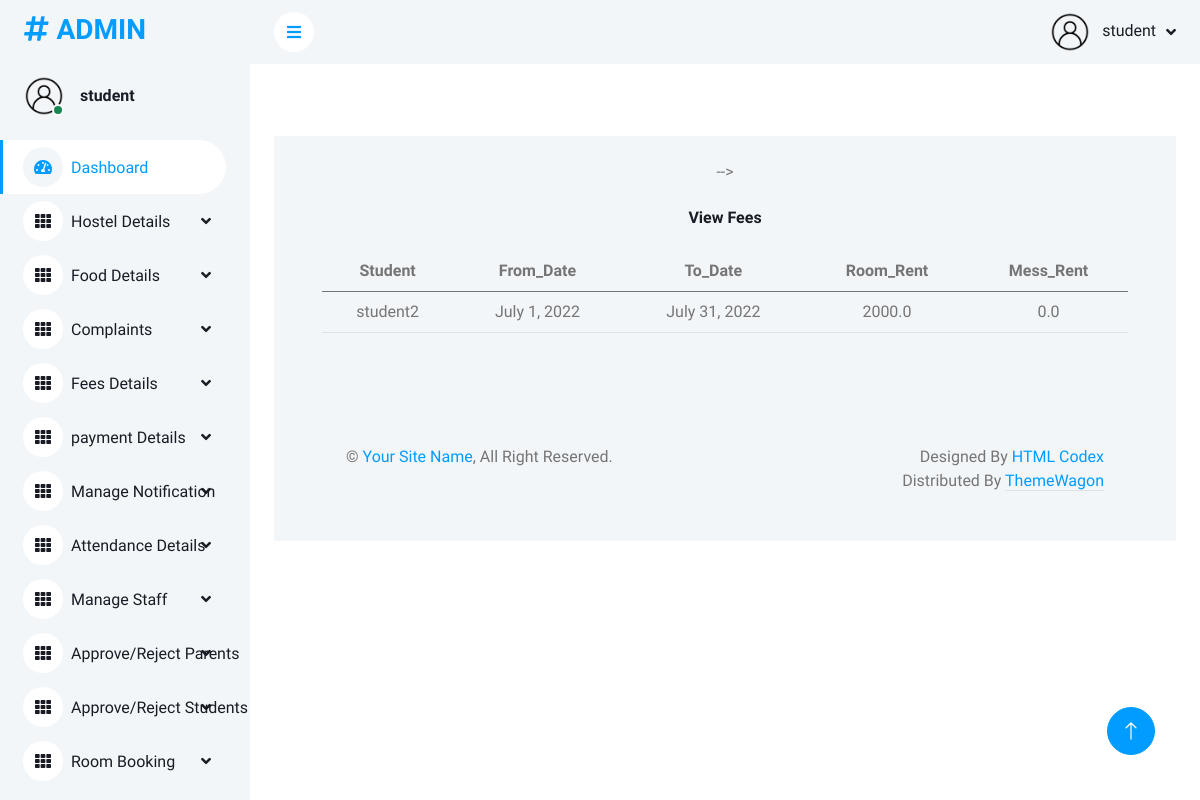
The app's page /viewfees (signed in) with its own data.
### app/models.py (models this page shows, shortened)
class Login(AbstractUser):
    is_parent = models.BooleanField(default=False)
    is_student = models.BooleanField(default=False)

class Fees(models.Model):
    student = models.ForeignKey(Student, on_delete=models.CASCADE)
    from_date = models.DateField(null=True)
    to_date = models.DateField(null=True)
    room_rent = models.FloatField(default=0)
    mess_bill = models.FloatField(default=0)
    amount = models.FloatField(default=0)
    status = models.BooleanField(default=False)
    paid_by = models.CharField(max_length=100)
    paid_date = models.DateField(null=True)
    payment = models.CharField(max_length=100)

class Student(models.Model):
    user = models.OneToOneField(Login, on_delete=models.CASCADE, primary_key=True, related_name='student')
    name = models.CharField(max_length=50)
    address = models.TextField()
    contact_no = models.IntegerField()
    email = models.EmailField()
    approval_status = models.BooleanField(default=0)
    image = models.ImageField(upload_to='profile', null=True)
    seen = models.BooleanField(default=False)
    def __str__(self):
        return self.name

### app/adminviews.py (the view)
@login_required(login_url='login')
def view_fees(request):
    data = Fees.objects.all()
    return render(request, 'admin_temp/view_fees.html', {'data': data})

### templates/admin_temp/view_fees.html
<!DOCTYPE html>
{% extends 'admin_temp/admin_home.html' %}
{% block content %}
{% load static %}
<div class="col-12">
    <div class="bg-light rounded h-100 p-4">
        <h6 class="mb-4">View Fees</h6>
        <div class="table-responsive">
            <table class="table">
                <thead>
                <tr>
                    <th scope="col">Student</th>
                    <th scope="col">From_Date</th>
                    <th scope="col">To_Date</th>
                    <th scope="col">Room_Rent</th>
                    <th scope="col">Mess_Rent</th>
                </tr>
                </thead>
                <tbody>
                {% for i in data %}
                <tr>
                    <td>{{i.student}}</td>
                    <td>{{i.from_date}}</td>
                    <td>{{i.to_date}}</td>
                    <td>{{i.room_rent}}</td>
                    <td>{{i.mess_bill}}</td>
                </tr>
                </tbody>
                {% endfor %}
            </table>
        </div>
{% endblock %}

### templates/admin_temp/admin_home.html (shortened to what this page needs)
<!DOCTYPE html>
{% load static %}
<html lang="en">
<head>
    <link href="https://cdnjs.cloudflare.com/ajax/libs/font-awesome/5.10.0/css/all.min.css" rel="stylesheet">
    <link href="https://cdn.jsdelivr.net/npm/bootstrap-icons@1.4.1/font/bootstrap-icons.css" rel="stylesheet">
    <link href="{% static 'assets1/lib/owlcarousel/assets/owl.carousel.min.css' %}" rel="stylesheet">
    <link href="{% static 'assets1/lib/tempusdominus/css/tempusdominus-bootstrap-4.min.css' %}" rel="stylesheet" />
    <link href="{% static 'assets1/css/bootstrap.min.css' %}" rel="stylesheet">
    <link href="{% static 'assets1/css/style.css' %}" rel="stylesheet">
</head>
<body>
    <div class="container-xxl position-relative bg-white d-flex p-0">
        <div class="sidebar pe-4 pb-3">
            <nav class="navbar bg-light navbar-light">
                <a href="{% url 'admin_home' %}" class="navbar-brand mx-4 mb-3">
                    <h3 class="text-primary"><i class="fa fa-hashtag me-2"></i>ADMIN</h3>
                </a>
                <div class="d-flex align-items-center ms-4 mb-4">
                    <div class="position-relative">
                        <img class="rounded-circle" src="{% static 'assets1/img/profile.jpg' %}" alt="" style="width: 40px; height: 40px;">
                        <div class="bg-success rounded-circle border border-2 border-white position-absolute end-0 bottom-0 p-1"></div>
                    </div>
                    <div class="ms-3">
                        <h6 class="mb-0">{{request.user}}</h6>
                    </div>
                </div>
                <div class="navbar-nav w-100">
                    <a href="{% url 'dashboard' %}" class="nav-item nav-link active"><i class="fa fa-tachometer-alt me-2"></i>Dashboard</a>
                    <div class="nav-item dropdown">
                        <a href="#" class="nav-link dropdown-toggle" data-bs-toggle="dropdown"><i class="fa fa-th me-2">
                        </i>Hostel Details</a>
                    </div>
                    <div class="nav-item dropdown">
                        <a href="#" class="nav-link dropdown-toggle" data-bs-toggle="dropdown"><i class="fa fa-th me-2">
                        </i>Food Details</a>
                    </div>
                    <div class="nav-item dropdown">
                        <a href="#" class="nav-link dropdown-toggle" data-bs-toggle="dropdown"><i class="fa fa-th me-2">
                        </i>Complaints</a>
                    </div>
                    <div class="nav-item dropdown">
                        <a href="#" class="nav-link dropdown-toggle" data-bs-toggle="dropdown"><i class="fa fa-th me-2">
                        </i>Fees Details</a>
                    </div>
                    <div class="nav-item dropdown">
                        <a href="#" class="nav-link dropdown-toggle" data-bs-toggle="dropdown"><i class="fa fa-th me-2">
                        </i>payment Details</a>
                    </div>
                    <div class="nav-item dropdown">
                        <a href="#" class="nav-link dropdown-toggle" data-bs-toggle="dropdown"><i class="fa fa-th me-2">
                        </i>Manage Notification</a>
                    </div>
                    <div class="nav-item dropdown">
                        <a href="#" class="nav-link dropdown-toggle" data-bs-toggle="dropdown"><i class="fa fa-th me-2">
                        </i>Attendance Details</a>
                        <div class="nav-item dropdown">
                        <a href="#" class="nav-link dropdown-toggle" data-bs-toggle="dropdown"><i class="fa fa-th me-2">
                        </i>Manage Staff</a>
                    </div>
                        <div class="nav-item dropdown">
                        <a href="#" class="nav-link dropdown-toggle" data-bs-toggle="dropdown"><i class="fa fa-th me-2">
                        </i>Approve/Reject Parents</a>
                    </div>
                         <div class="nav-item dropdown">
                        <a href="#" class="nav-link dropdown-toggle" data-bs-toggle="dropdown"><i class="fa fa-th me-2">
                        </i>Approve/Reject Students</a>
                    </div>
                         <div class="nav-item dropdown">
                        <a href="#" class="nav-link dropdown-toggle" data-bs-toggle="dropdown"><i class="fa fa-th me-2">
                        </i>Room Booking</a>
                    </div>
                </div>
                </div>
            </nav>
        </div>
        <div class="content">
            <nav class="navbar navbar-expand bg-light navbar-light sticky-top px-4 py-0">
                <a href="#" class="sidebar-toggler flex-shrink-0">
                    <i class="fa fa-bars"></i>
                </a>
                <div class="navbar-nav align-items-center ms-auto">
                    <div class="nav-item dropdown">
                        <a href="#" class="nav-link dropdown-toggle" data-bs-toggle="dropdown">
                            <img class="rounded-circle me-lg-2" src="{% static 'assets1/img/profile.jpg' %}" alt="" style="width: 40px; height: 40px;">
                            <span class="d-none d-lg-inline-flex">{{request.user}}</span>
                        </a>
                    </div>
                </div>
            </nav>
            <div class="container-fluid pt-4 px-4">
            </div>
            <div class="container-fluid pt-4 px-4">
                <div class="row g-4">
                </div>
            </div>
            <div class="container-fluid pt-4 px-4">
                <div class="bg-light text-center  p-4">-->
                {% block content %}{% endblock %}
            </div>
            <div class="container-fluid pt-4 px-4">
                <div class="row g-4">
                </div>
            </div>
            <div class="container-fluid pt-4 px-4">
                <div class="bg-light rounded-top p-4">
                    <div class="row">
                        <div class="col-12 col-sm-6 text-center text-sm-start">
                            &copy; <a href="#">Your Site Name</a>, All Right Reserved.
                        </div>
                        <div class="col-12 col-sm-6 text-center text-sm-end">
                            Designed By <a href="https://htmlcodex.com">HTML Codex</a>
                        Distributed By <a class="border-bottom" href="https://themewagon.com" target="_blank">ThemeWagon</a>
                        </div>
                    </div>
                </div>
            </div>
        </div>
        <a href="#" class="btn btn-lg btn-primary btn-lg-square back-to-top"><i class="bi bi-arrow-up"></i></a>
    </div>
</body>
</html>

### static/assets1/css/style.css (style rules this page uses)
:root { --primary: #009CFF; --light: #F3F6F9; --dark: #191C24; }
.back-to-top { position: fixed; display: none; right: 45px; bottom: 45px; z-index: 99; }
.btn { transition: .5s; }
.btn.btn-primary { color: #FFFFFF; }
.btn-lg-square { width: 48px; height: 48px; }
.btn-square, .btn-sm-square, .btn-lg-square { padding: 0; display: inline-flex; align-items: center; justify-content: center; font-weight: normal; border-radius: 50px; }
.sidebar { position: fixed; top: 0; left: 0; bottom: 0; width: 250px; height: 100vh; overflow-y: auto; background: var(--light); transition: 0.5s; z-index: 999; }
.content { margin-left: 250px; min-height: 100vh; background: #FFFFFF; transition: 0.5s; }
@media (min-width: 992px) { .sidebar { margin-left: 0; } }
@media (min-width: 992px) { .content { width: calc(100% - 250px); } }
.sidebar .navbar .navbar-nav .nav-link { padding: 7px 20px; color: var(--dark); font-weight: 500; border-left: 3px solid var(--light); border-radius: 0 30px 30px 0; outline: none; }
.sidebar .navbar .navbar-nav .nav-link:hover, .sidebar .navbar .navbar-nav .nav-link.active { color: var(--primary); background: #FFFFFF; border-color: var(--primary); }
.sidebar .navbar .navbar-nav .nav-link i { width: 40px; height: 40px; display: inline-flex; align-items: center; justify-content: center; background: #FFFFFF; border-radius: 40px; }
.sidebar .navbar .navbar-nav .nav-link:hover i, .sidebar .navbar .navbar-nav .nav-link.active i { background: var(--light); }
.sidebar .navbar .dropdown-toggle::after { position: absolute; top: 15px; right: 15px; border: none; content: "\f107"; font-family: "Font Awesome 5 Free"; font-weight: 900; transition: .5s; }
.content .navbar .navbar-nav .nav-link { margin-left: 25px; padding: 12px 0; color: var(--dark); outline: none; }
.content .navbar .sidebar-toggler, .content .navbar .navbar-nav .nav-link i { width: 40px; height: 40px; display: inline-flex; align-items: center; justify-content: center; background: #FFFFFF; border-radius: 40px; }
.content .navbar .dropdown-toggle::after { margin-left: 6px; vertical-align: middle; border: none; content: "\f107"; font-family: "Font Awesome 5 Free"; font-weight: 900; transition: .5s; }

### records on screen
Login: user "student"
Fees: student "student2", from_date "July 1, 2022", to_date "July 31, 2022", room_rent "2000.0", mess_bill "0.0"
